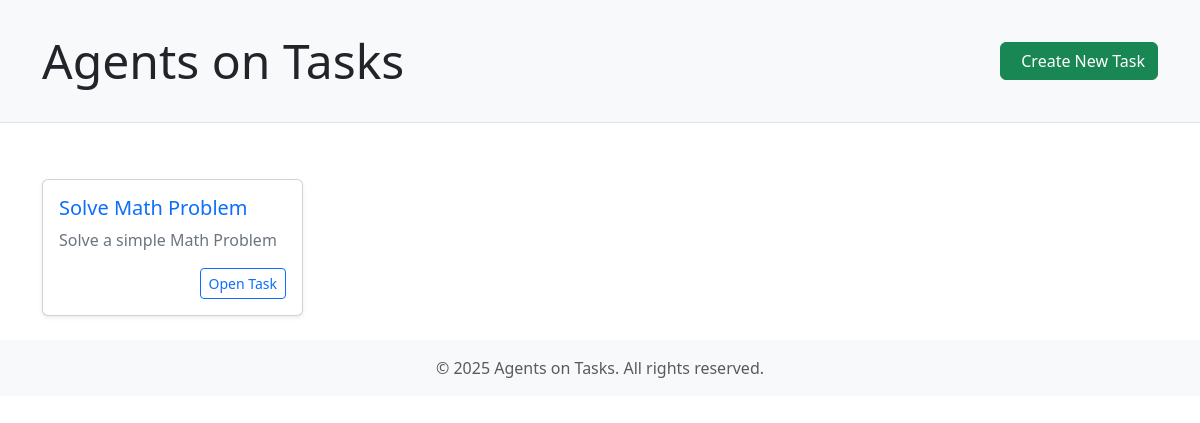
The app's page /, older data.
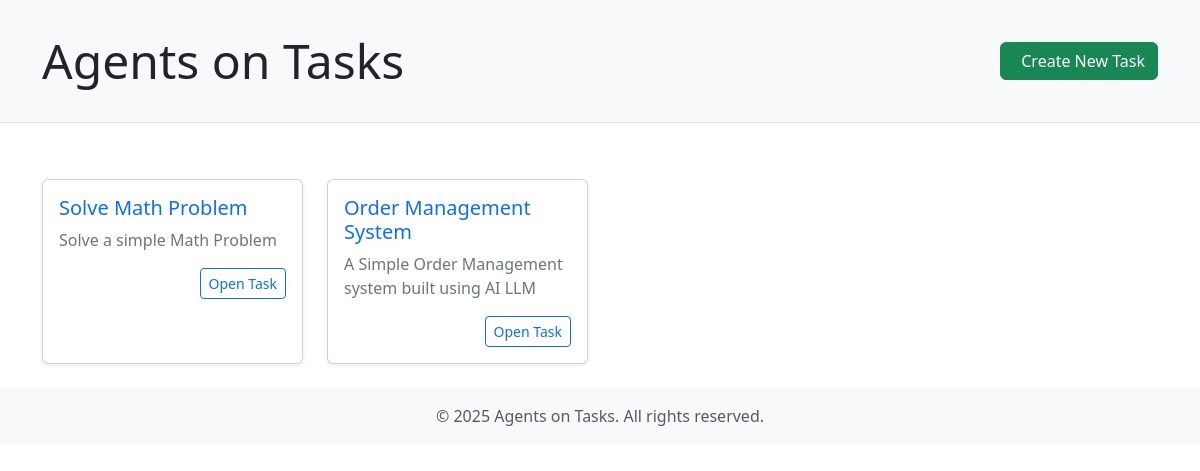
The same page, newer data.
### agentoapp/models.py (models this page shows, shortened)
class Task(models.Model):
    name = models.CharField(max_length=100)
    description = models.CharField(max_length=100)

### agentoapp/views.py (the view)
# urls.py: path('', name='index',view=index),
def index(request):
    tasks = Task.objects.all().values()
    return render(request,'agentoapp/index.html',context={'tasks':tasks})

### agentoapp/templates/agentoapp/index.html (shortened to what this page needs)
<!DOCTYPE html>
<html lang="en">
<head>
    <link href="https://cdn.jsdelivr.net/npm/bootstrap@5.3.3/dist/css/bootstrap.min.css" rel="stylesheet"
>
</head>
<body>
    <header class="header">
        <div class="container">
            <div class="d-flex justify-content-between align-items-center">
                <h1 class="display-5 mb-0">Agents on Tasks</h1>
                <a class="btn btn-success" href="{% url 'agentoapp:task' action='create' id=0%}">
                    Create New Task
                </a>
            </div>
        </div>
    </header>
    <main class="container py-4">
        <div class="row g-4">
            {% for task in tasks %}
            <div class="col-12 col-md-6 col-lg-3">
                <div class="card task-card shadow-sm">
                    <div class="card-body">
                        <h5 class="card-title text-primary">{{task.name}}</h5>
                        <p class="card-text text-secondary mb-3">{{task.description}}</p>
                        <div class="d-flex justify-content-end">
                            <a href="{% url 'agentoapp:task' action='edit' id=task.id %}"
                               class="btn btn-outline-primary btn-sm">
                                Open Task
                            </a>
                        </div>
                    </div>
                </div>
            </div>
            {% endfor %}
        </div>
    </main>
    <footer class="footer mt-auto py-3 bg-light">
        <div class="container text-center">
            <span class="text-muted">© 2025 Agents on Tasks. All rights reserved.</span>
        </div>
    </footer>
</body>
</html>

### agentoapp/templates/agentoapp/index.html (style rules this page uses)
.header { padding: 2rem 0; margin-bottom: 2rem; background-color: var(--bs-light); border-bottom: 1px solid var(--bs-border-color); }
.task-card { height: 100%; transition: transform 0.2s; }

Row changes from the older to the newer data that the page shows:
added Task: name "Order Management System", description "A Simple Order Management system built using AI LLM"
